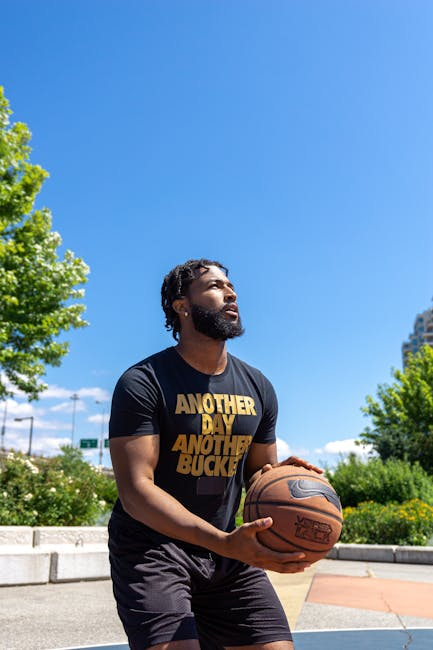
#> input picture training_data/raw/load/pexels_009_596e68a1.jpg, 433 x 650 px
$ python prepare_for_roboflow.py
#> lines starting #> are read from the running program, lines starting #| are printed output that depends on the picture
#!/usr/bin/env python3
"""
Prepare Images for RoboFlow Upload

This script:
1. Validates all collected images
2. Resizes to consistent dimensions
3. Organizes by shooting phase
4. Creates a manifest for RoboFlow upload
5. Generates annotation templates

Requirements:
    pip install opencv-python pillow

Usage:
    python prepare_for_roboflow.py
"""

import os
import json
import cv2
import shutil
from pathlib import Path
from typing import Dict, List, Optional
from datetime import datetime

# Paths
BASE_DIR = Path(__file__).parent.parent
TRAINING_DIR = BASE_DIR / "training_data"
RAW_DIR = TRAINING_DIR / "raw"
EXPORT_DIR = TRAINING_DIR / "roboflow_export"

# Shooting phases
PHASES = ["load", "set", "release", "follow_through"]

# Target image dimensions for RoboFlow
TARGET_WIDTH = 640
TARGET_HEIGHT = 640

# Keypoint definitions for basketball shooting form
KEYPOINTS = [
    {"id": 0, "name": "nose", "color": "#FF0000"},
    {"id": 1, "name": "left_eye", "color": "#FF0000"},
    {"id": 2, "name": "right_eye", "color": "#FF0000"},
    {"id": 3, "name": "left_ear", "color": "#FF0000"},
    {"id": 4, "name": "right_ear", "color": "#FF0000"},
    {"id": 5, "name": "left_shoulder", "color": "#00FF00"},
    {"id": 6, "name": "right_shoulder", "color": "#00FF00"},
    {"id": 7, "name": "left_elbow", "color": "#0000FF"},
    {"id": 8, "name": "right_elbow", "color": "#0000FF"},
    {"id": 9, "name": "left_wrist", "color": "#FFFF00"},
    {"id": 10, "name": "right_wrist", "color": "#FFFF00"},
    {"id": 11, "name": "left_hip", "color": "#FF00FF"},
    {"id": 12, "name": "right_hip", "color": "#FF00FF"},
    {"id": 13, "name": "left_knee", "color": "#00FFFF"},
    {"id": 14, "name": "right_knee", "color": "#00FFFF"},
    {"id": 15, "name": "left_ankle", "color": "#FFA500"},
    {"id": 16, "name": "right_ankle", "color": "#FFA500"},
    {"id": 17, "name": "basketball", "color": "#FF8C00"},
]

# Skeleton connections for visualization
SKELETON = [
    [0, 1], [0, 2], [1, 3], [2, 4],  # Face
    [5, 6],  # Shoulders
    [5, 7], [7, 9],  # Left arm
    [6, 8], [8, 10],  # Right arm
    [5, 11], [6, 12],  # Torso
    [11, 12],  # Hips
    [11, 13], [13, 15],  # Left leg
    [12, 14], [14, 16],  # Right leg
]


def ensure_directories():
    """Create export directories."""
    EXPORT_DIR.mkdir(parents=True, exist_ok=True)
    (EXPORT_DIR / "images").mkdir(exist_ok=True)
    (EXPORT_DIR / "annotations").mkdir(exist_ok=True)
    print("✅ Export directories created")


def validate_and_resize(src_path: Path, dest_path: Path) -> bool:
    """Validate image and resize to target dimensions."""
    try:
        img = cv2.imread(str(src_path))
#> img is the input picture: shape (650, 433, 3); mean B, G, R 170.6, 142.5, 109.2
        if img is None:
            return False

        # Get dimensions
        h, w = img.shape[:2]
#> h = 650; w = 433

        # Calculate resize to fit in target while maintaining aspect ratio
        scale = min(TARGET_WIDTH / w, TARGET_HEIGHT / h)
#> scale = 0.985
        new_w = int(w * scale)
#> new_w = 426
        new_h = int(h * scale)
#> new_h = 640

        # Resize
        resized = cv2.resize(img, (new_w, new_h), interpolation=cv2.INTER_LANCZOS4)

        # Create padded canvas
        canvas = np.zeros((TARGET_HEIGHT, TARGET_WIDTH, 3), dtype=np.uint8)

        # Calculate padding offsets
        x_offset = (TARGET_WIDTH - new_w) // 2
#> x_offset = 107
        y_offset = (TARGET_HEIGHT - new_h) // 2
#> y_offset = 0

        # Place resized image on canvas
        canvas[y_offset:y_offset + new_h, x_offset:x_offset + new_w] = resized
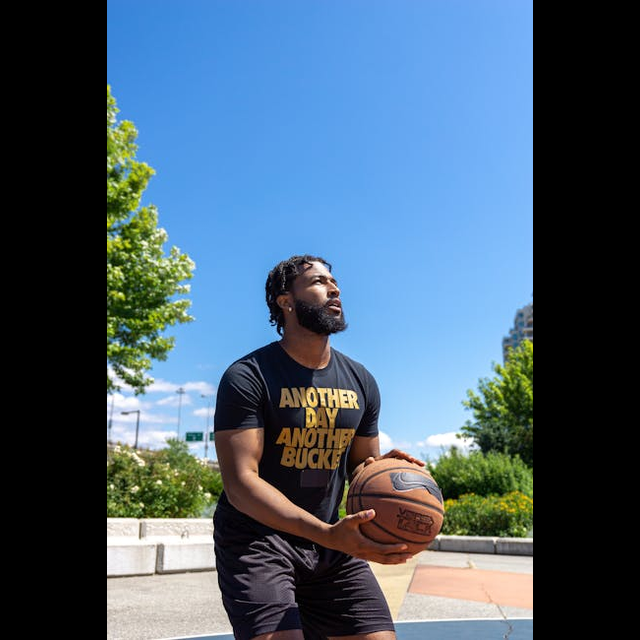
#> canvas: shape (640, 640, 3); mean B, G, R 113.6, 94.9, 72.7

        # Save
        cv2.imwrite(str(dest_path), canvas, [cv2.IMWRITE_JPEG_QUALITY, 95])
        return True

    except Exception as e:
        print(f"  ❌ Error processing {src_path.name}: {e}")
        return False


def create_annotation_template(image_name: str, phase: str) -> Dict:
    """Create COCO-format annotation template."""
    return {
        "image": image_name,
        "phase": phase,
        "annotations": [
            {
                "category": "person",
                "keypoints": [
                    # Placeholder keypoints - to be filled in RoboFlow
                    {"name": kp["name"], "x": 0, "y": 0, "visibility": 0}
                    for kp in KEYPOINTS[:-1]  # Exclude basketball
                ],
                "bbox": [0, 0, 0, 0]  # To be filled
            },
            {
                "category": "basketball",
                "keypoints": [
                    {"name": "center", "x": 0, "y": 0, "visibility": 0}
                ],
                "bbox": [0, 0, 0, 0]
            }
        ],
        "metadata": {
            "phase": phase,
            "shooting_hand": "unknown",  # To be labeled
            "source": "training_collection"
        }
    }


def process_images() -> Dict:
    """Process all images and prepare for RoboFlow."""
    import numpy as np

    stats = {phase: 0 for phase in PHASES}
    manifest = []

    print("\n📸 Processing images...")

    for phase in PHASES:
        phase_dir = RAW_DIR / phase
        if not phase_dir.exists():
            continue

        for img_path in phase_dir.glob("*.*"):
            if img_path.suffix.lower() not in [".jpg", ".jpeg", ".png", ".webp"]:
                continue

            # Generate new filename
            new_name = f"{phase}_{stats[phase]:03d}.jpg"
            dest_path = EXPORT_DIR / "images" / new_name

            # Process image
            if validate_and_resize(img_path, dest_path):
                stats[phase] += 1

                # Create annotation template
                annotation = create_annotation_template(new_name, phase)
                annotation_path = EXPORT_DIR / "annotations" / f"{new_name.replace('.jpg', '.json')}"

                with open(annotation_path, "w") as f:
                    json.dump(annotation, f, indent=2)

                manifest.append({
                    "image": new_name,
                    "phase": phase,
                    "annotation": annotation_path.name
                })

                print(f"  ✅ {new_name}")

    return stats, manifest


def create_roboflow_config():
    """Create RoboFlow project configuration."""
    config = {
        "project_name": "basketball-shooting-form",
        "project_type": "keypoint-detection",
        "classes": ["person", "basketball"],
        "keypoints": KEYPOINTS,
        "skeleton": SKELETON,
        "phases": PHASES,
        "annotation_format": "coco-keypoints",
        "preprocessing": {
            "resize": {"width": TARGET_WIDTH, "height": TARGET_HEIGHT},
            "auto_orient": True
        },
        "augmentation": {
            "flip_horizontal": True,
            "brightness": {"min": 0.8, "max": 1.2},
            "blur": {"max": 1.5},
            "noise": {"max": 2}
        },
        "split": {
            "train": 70,
            "valid": 20,
            "test": 10
        }
    }

    config_path = EXPORT_DIR / "roboflow_config.json"
    with open(config_path, "w") as f:
        json.dump(config, f, indent=2)

    print(f"✅ Config saved: {config_path}")
    return config


def create_readme():
    """Create README for RoboFlow upload."""
    readme = """# Basketball Shooting Form Training Data

## Dataset Information
- **Purpose**: Train keypoint detection model for basketball shooting form analysis
- **Format**: COCO Keypoints
- **Target Size**: 640x640 pixels

## Keypoints (18 total)
0. nose
1. left_eye
2. right_eye
3. left_ear
4. right_ear
5. left_shoulder
6. right_shoulder
7. left_elbow
8. right_elbow
9. left_wrist
10. right_wrist
11. left_hip
12. right_hip
13. left_knee
14. right_knee
15. left_ankle
16. right_ankle
17. basketball (center)

## Shooting Phases
- **LOAD**: Ball below chin, knees bent, preparing
- **SET**: Ball at set point, aiming
- **RELEASE**: Ball leaving hands
- **FOLLOW_THROUGH**: Arms extended, ball released

## How to Use in RoboFlow

1. Create new project: "Keypoint Detection"
2. Upload images from `images/` folder
3. Define custom skeleton using `roboflow_config.json`
4. Annotate each image with all 18 keypoints
5. Label shooting phase as class tag
6. Train model with default settings

## Annotation Tips
- Mark all visible keypoints precisely
- Mark occluded keypoints with "occluded" flag
- Always mark basketball position
- Use bounding box for person detection
"""

    readme_path = EXPORT_DIR / "README.md"
    with open(readme_path, "w") as f:
        f.write(readme)

    print(f"✅ README saved: {readme_path}")


def main():
    import numpy as np  # Import here for the validate_and_resize function

    print("="*50)
    print("🏀 Basketball Shooting Form - RoboFlow Prep")
    print("="*50)

    ensure_directories()

    # Process images
    stats, manifest = process_images()

    # Create config and readme
    create_roboflow_config()
    create_readme()

    # Save manifest
    manifest_path = EXPORT_DIR / "manifest.json"
    with open(manifest_path, "w") as f:
        json.dump(manifest, f, indent=2)

    # Print summary
    print("\n" + "="*50)
    print("📊 EXPORT SUMMARY")
    print("="*50)

    total = sum(stats.values())
    for phase, count in stats.items():
        status = "✅" if count >= 25 else "⚠️"
        print(f"  {status} {phase.upper()}: {count} images")

    print(f"\n  📁 Total: {total} images")
    print(f"  📂 Export location: {EXPORT_DIR}")

    if total >= 100:
        print("\n✅ Minimum dataset ready for RoboFlow!")
    else:
        print(f"\n⚠️ Need {100 - total} more images")

    print("\n📝 Next Steps:")
    print("  1. Go to https://app.roboflow.com")
    print("  2. Create new project: 'Keypoint Detection'")
    print("  3. Upload images from: roboflow_export/images/")
    print("  4. Define skeleton using: roboflow_export/roboflow_config.json")
    print("  5. Annotate all keypoints")
    print("  6. Train model!")
    print("="*50)


if __name__ == "__main__":
    # Make numpy available for validate_and_resize
    import numpy as np
    main()
